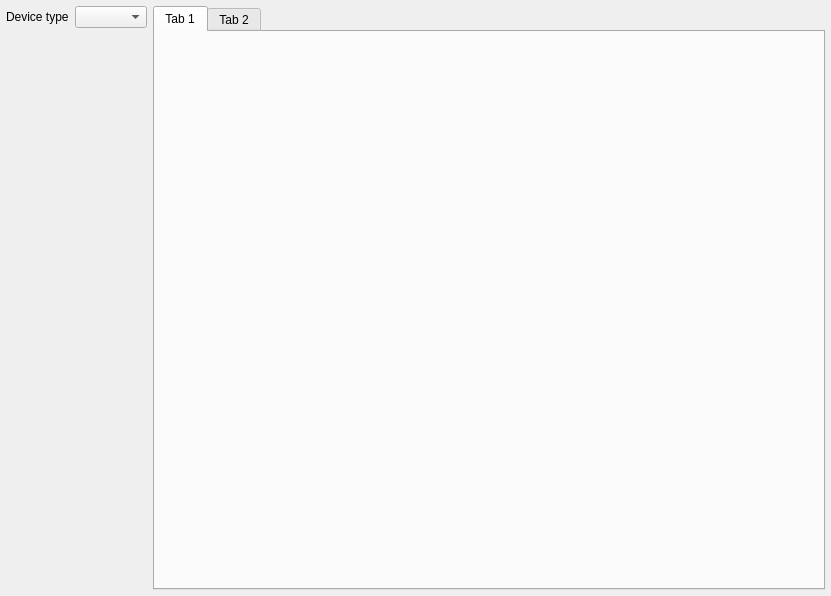
<?xml version="1.0" encoding="UTF-8"?>
<ui version="4.0">
 <class>SAKModbusDebugPage</class>
 <widget class="QWidget" name="SAKModbusDebugPage">
  <property name="geometry">
   <rect>
    <x>0</x>
    <y>0</y>
    <width>831</width>
    <height>596</height>
   </rect>
  </property>
  <property name="windowTitle">
   <string notr="true">Form</string>
  </property>
  <layout class="QGridLayout" name="gridLayout">
   <property name="leftMargin">
    <number>6</number>
   </property>
   <property name="topMargin">
    <number>6</number>
   </property>
   <property name="rightMargin">
    <number>6</number>
   </property>
   <property name="bottomMargin">
    <number>6</number>
   </property>
   <item row="0" column="0">
    <widget class="QWidget" name="widget" native="true">
     <layout class="QGridLayout" name="gridLayout_2">
      <property name="leftMargin">
       <number>0</number>
      </property>
      <property name="topMargin">
       <number>0</number>
      </property>
      <property name="rightMargin">
       <number>0</number>
      </property>
      <property name="bottomMargin">
       <number>0</number>
      </property>
      <item row="0" column="0">
       <widget class="QLabel" name="label">
        <property name="sizePolicy">
         <sizepolicy hsizetype="Fixed" vsizetype="Preferred">
          <horstretch>0</horstretch>
          <verstretch>0</verstretch>
         </sizepolicy>
        </property>
        <property name="text">
         <string>Device type</string>
        </property>
       </widget>
      </item>
      <item row="0" column="1">
       <widget class="QComboBox" name="deviceTypeComboBox"/>
      </item>
      <item row="1" column="0" colspan="2">
       <widget class="QWidget" name="deviceControllerWidget" native="true"/>
      </item>
     </layout>
    </widget>
   </item>
   <item row="0" column="1">
    <widget class="QTabWidget" name="tabWidget">
     <widget class="QWidget" name="tab">
      <attribute name="title">
       <string>Tab 1</string>
      </attribute>
     </widget>
     <widget class="QWidget" name="tab_2">
      <attribute name="title">
       <string>Tab 2</string>
      </attribute>
     </widget>
    </widget>
   </item>
  </layout>
 </widget>
 <resources/>
 <connections/>
</ui>
